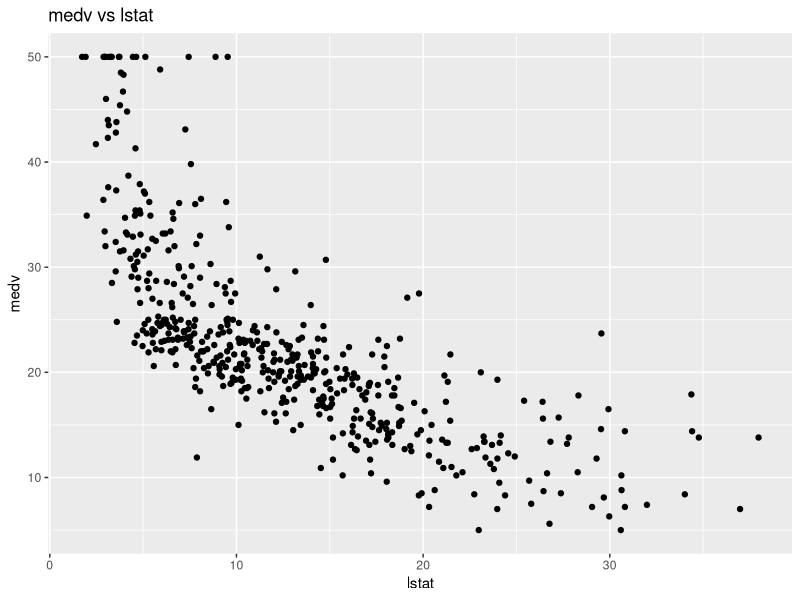
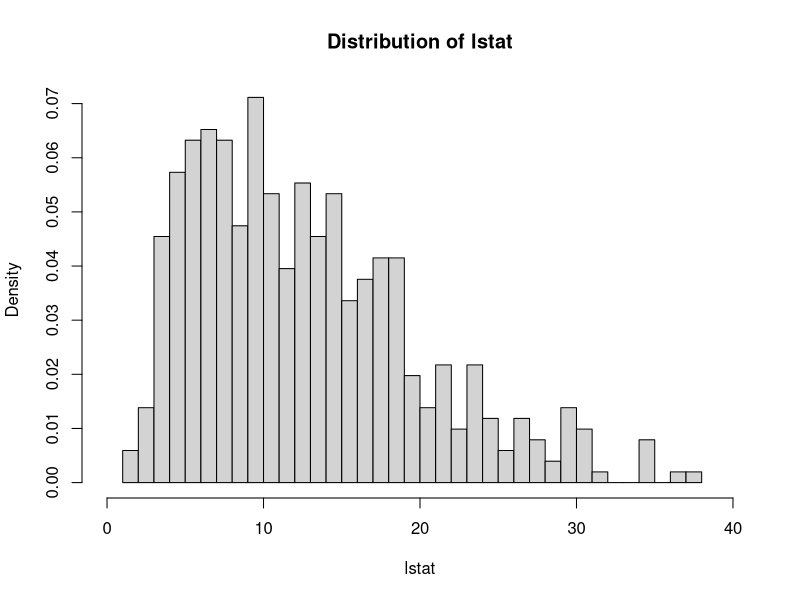
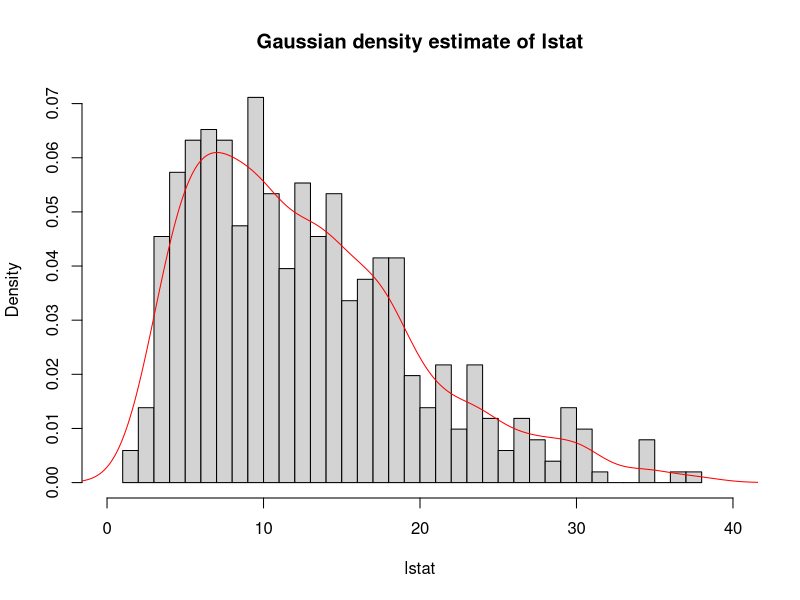
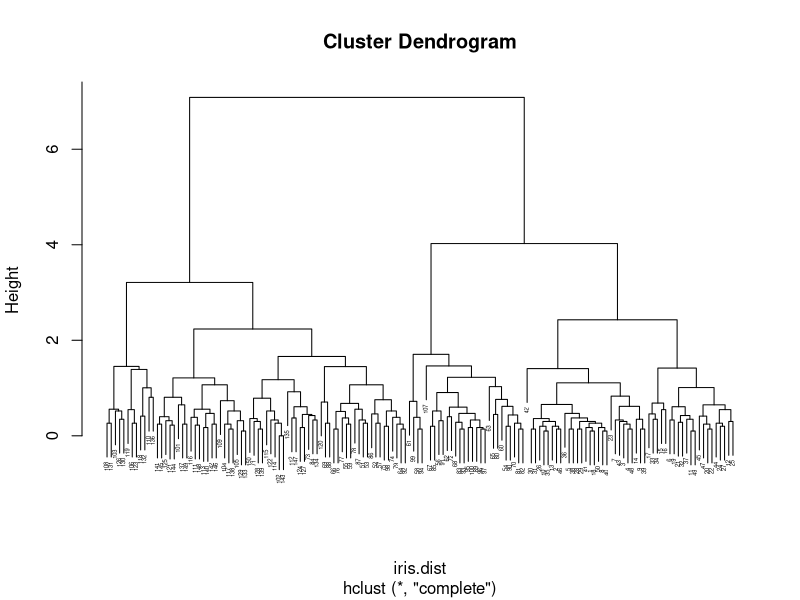
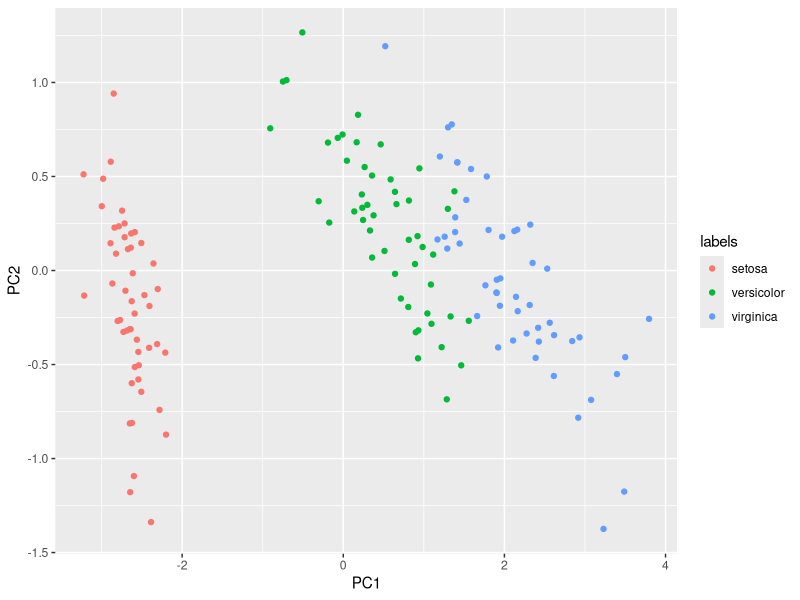
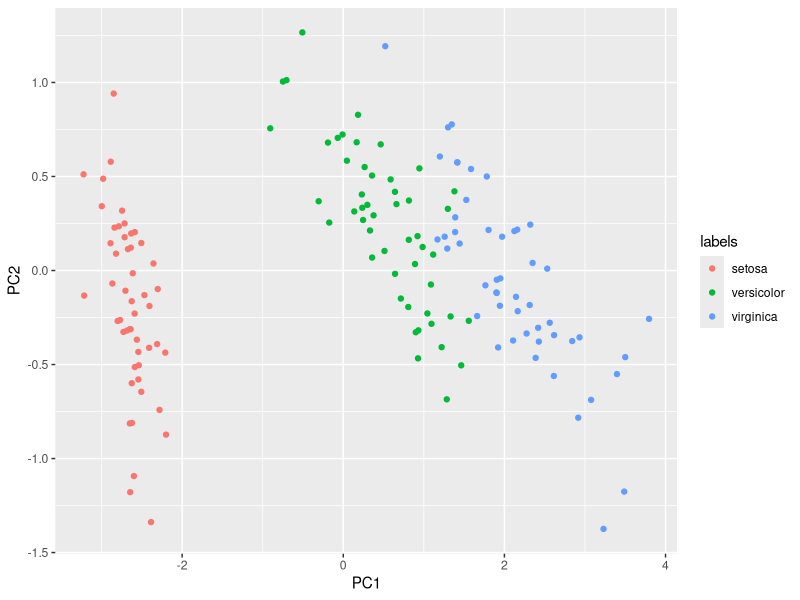

The R source for these figures, in order:
## ---- chunk 1
knitr::opts_chunk$set(echo = TRUE)
## ---- chunk 2
library(mlbench)
library(ggplot2)
library(e1071)
library(caret)
library(glmnet)
## ---- chunk 3
data("BostonHousing")

ggplot(BostonHousing, aes(lstat, medv)) + geom_point() + ggtitle("medv vs lstat")
## ---- chunk 4
hist(na.omit(BostonHousing$lstat),breaks=30, freq = FALSE, xlim = c(0,40), main = "Distribution of lstat", xlab = "lstat") 
## ---- chunk 5
bw <- bw.bcv(na.omit(BostonHousing$lstat), lower = 0.01, upper = 2) 
Boston.d <- density(na.omit(BostonHousing$lstat), bw = bw, kernel = "gaussian")

# overlap the density on histogram
hist(na.omit(BostonHousing$lstat),breaks=30, freq = FALSE, xlim = c(0,40), main = "Gaussian density estimate of lstat", xlab = "lstat") 
lines(Boston.d$x, Boston.d$y, col = "red")
## ---- chunk 6
head(BostonHousing)
# linear regression only on lstat
B.lm1 <- lm(data = BostonHousing, medv ~ lstat)
summary(B.lm1)

# multivariate linear regression
B.lm2 <- lm(data = BostonHousing, medv ~ .)
summary(B.lm2)
## ---- chunk 7

## ---- chunk 8
data("iris")
dim(iris)

# subset the data without species and transfer into matrix
iris.nosp <- as.matrix(iris[,-5])
head(iris.nosp, 5)
## ---- chunk 9
iris.dist <- dist(iris[,-5], method="euclidean")
iris.h <- hclust(iris.dist)
plot(iris.h, cex = 0.35)
## ---- chunk 10
set.seed(1)
iris.kc <- kmeans(iris.dist, centers = 3)
## ---- chunk 11
iris.pca <- prcomp(iris[,1:4])
iris.pca.df <- data.frame(PC1 = iris.pca$x[,1], PC2 = iris.pca$x[,2], labels = as.factor(iris$Species))
ggplot(iris.pca.df, aes(PC1, PC2, col = labels)) + geom_point()
## ---- chunk 12
set.seed(1)

iris.kc1 <- kmeans(iris.pca.df[,-3], centers = 3)
iris.kmeans <- data.frame(PC1 = iris.pca$x[,1], PC2 = iris.pca$x[,2], labels = as.factor(iris.kc1$cluster))
ggplot(iris.pca.df, aes(PC1, PC2, col = labels)) + geom_point()
## ---- chunk 13
data("Ionosphere")
sum(Ionosphere$Class == "good")
sum(Ionosphere$Class == "bad")
## ---- chunk 14
dim(Ionosphere)
Ionosphere.clean <- na.omit(Ionosphere[,3:35])
Iono.gl <- glm(Class ~., data = Ionosphere.clean, family = binomial(link = 'logit'))
summary(Iono.gl)
## ---- chunk 15
preds <- ifelse(Iono.gl$fitted.values > 0.5, "good", "bad")
# TP,TN,FP,FN
Iono.TP <- sum((Ionosphere.clean$Class == preds)[Ionosphere.clean$Class == "good"])
Iono.TN <- sum((Ionosphere.clean$Class == preds)[Ionosphere.clean$Class == "bad"])
Iono.FP <- sum((Ionosphere.clean$Class != preds)[Ionosphere.clean$Class == "good"])
Iono.FN <- sum((Ionosphere.clean$Class != preds)[Ionosphere.clean$Class == "bad"])
# accuracy
Iono.overall <- (Iono.TP+Iono.TN)/(Iono.TP+Iono.TN+Iono.FP+Iono.FN)*100
Iono.overall
## ---- chunk 16
set.seed(1)
fold1 <- createFolds(Ionosphere.clean$Class, k=5)
Iono.acc <- c()
glm.TP <- glm.TN <- glm.FP <- glm.FN <- c()
for(i in 1:length(fold1)){
  glm.model <- glm(Class~., data=Ionosphere.clean[-fold1[[i]],], family = binomial(link = 'logit'))
  preds <- ifelse(glm.model$fitted.values > 0.5, "good", "bad")
  
  glm.TP <- c(glm.TP, sum((Ionosphere.clean$Class[fold1[[i]]] == preds)[preds == "good"]))
  glm.TN <- c(glm.TN, sum((Ionosphere.clean$Class[fold1[[i]]] == preds)[preds == "bad"]))
  glm.FP <- c(glm.FP, sum((Ionosphere.clean$Class[fold1[[i]]] != preds)[preds == "good"]))
  glm.FN <- c(glm.FN, sum((Ionosphere.clean$Class[fold1[[i]]] != preds)[preds == "bad"]))
}
Iono.acc <- (glm.TN+glm.TP)/(glm.TN+glm.TP+glm.FP+glm.FN)*100
acc.ave <- mean(Iono.acc)
## ---- chunk 17
set.seed(1)
inTrain <- createDataPartition(Ionosphere.clean$Class, p = 0.6)[[1]]
dataTrain <- Ionosphere.clean[inTrain,]
dataTest <- Ionosphere.clean[-inTrain,]

x <- model.matrix(Class ~., Ionosphere.clean[,-1])[,-1]
y <- Ionosphere.clean$Class


